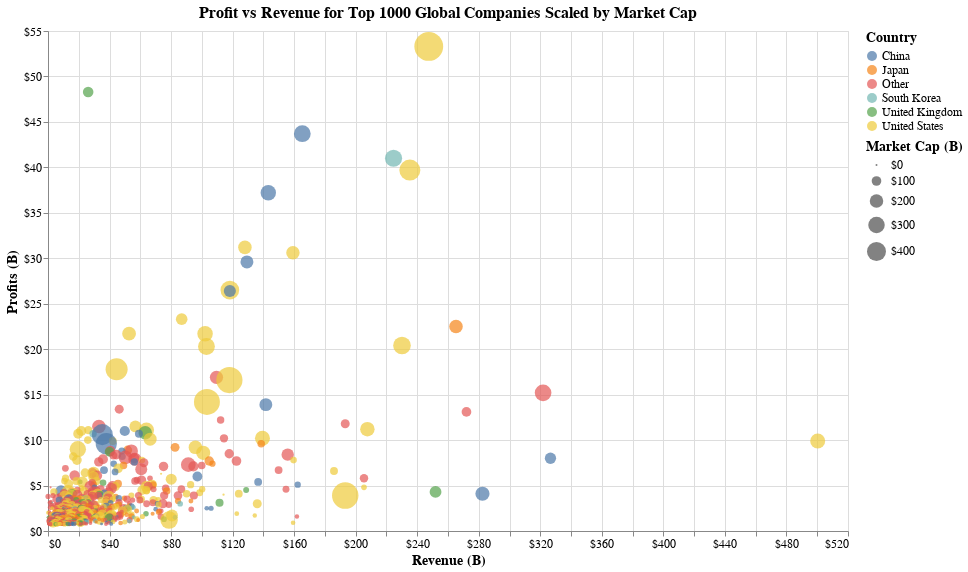

Notebook source saved alongside this figure:
### Markdown cell above
# Static Visualisation

### Code cell
top = 1000
df_top = df[:top]

alt.Chart(df_top).mark_circle().encode(
    alt.X('Revenue', axis=alt.Axis(format='$f', title='Revenue (B)'), scale=alt.Scale(domain=[0, 520], nice=40)),
    alt.Y('Profits', axis=alt.Axis(format='$', title='Profits (B)')),
    color='Country',
    size=alt.Size('Market Cap', legend=alt.Legend(format='$f', title='Market Cap (B)'), scale=alt.Scale(domain=[0, 400])),
    opacity=alt.value(0.7),
).properties(
    title='Profit vs Revenue for Top {} Global Companies Scaled by Market Cap'.format(top),
    width=800,
    height=500,
).configure(
    title={'fontSize': 16},
    axis={'labelFontSize': 12, 'titleFontSize': 14},
    legend={'titleFontSize': 14, 'labelFontSize': 12},
)

### Figure 1 — Vega-Lite specification as saved in the notebook (floating-point values rounded to 4 significant figures; data arrays with more than 128 entries replaced by an {"elided": "..."} marker saying what was removed)
{"$schema": "https://vega.github.io/schema/vega-lite/v2.6.0.json", "config": {"axis": {"labelFontSize": 12, "titleFontSize": 14}, "legend": {"labelFontSize": 12, "titleFontSize": 14}, "title": {"fontSize": 16}, "view": {"height": 300, "width": 400}}, "data": {"name": "data-425dcdc61495eee1b7f1ac4115606244"}, "datasets": {"data-425dcdc61495eee1b7f1ac4115606244": {"elided": "1000 records"}}, "encoding": {"color": {"field": "Country", "type": "nominal"}, "opacity": {"value": 0.7}, "size": {"field": "Market Cap", "legend": {"format": "$f", "title": "Market Cap (B)"}, "scale": {"domain": [0, 400]}, "type": "quantitative"}, "x": {"axis": {"format": "$f", "title": "Revenue (B)"}, "field": "Revenue", "scale": {"domain": [0, 520], "nice": 40}, "type": "quantitative"}, "y": {"axis": {"format": "$", "title": "Profits (B)"}, "field": "Profits", "type": "quantitative"}}, "height": 500, "mark": "circle", "title": "Profit vs Revenue for Top 1000 Global Companies Scaled by Market Cap", "width": 800}
